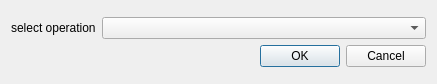
<?xml version="1.0" encoding="UTF-8"?>
<ui version="4.0">
 <class>opSelDlg</class>
 <widget class="QDialog" name="opSelDlg">
  <property name="geometry">
   <rect>
    <x>0</x>
    <y>0</y>
    <width>437</width>
    <height>84</height>
   </rect>
  </property>
  <property name="windowTitle">
   <string>Dialog</string>
  </property>
  <layout class="QFormLayout" name="formLayout_2">
   <property name="fieldGrowthPolicy">
    <enum>QFormLayout::AllNonFixedFieldsGrow</enum>
   </property>
   <item row="0" column="0">
    <layout class="QFormLayout" name="formLayout"/>
   </item>
   <item row="1" column="0">
    <widget class="QLabel" name="label">
     <property name="text">
      <string>select operation</string>
     </property>
    </widget>
   </item>
   <item row="1" column="1">
    <widget class="QComboBox" name="opBox"/>
   </item>
   <item row="3" column="1">
    <widget class="QDialogButtonBox" name="buttonBox">
     <property name="standardButtons">
      <set>QDialogButtonBox::Cancel|QDialogButtonBox::Ok</set>
     </property>
    </widget>
   </item>
  </layout>
 </widget>
 <resources/>
 <connections/>
</ui>
